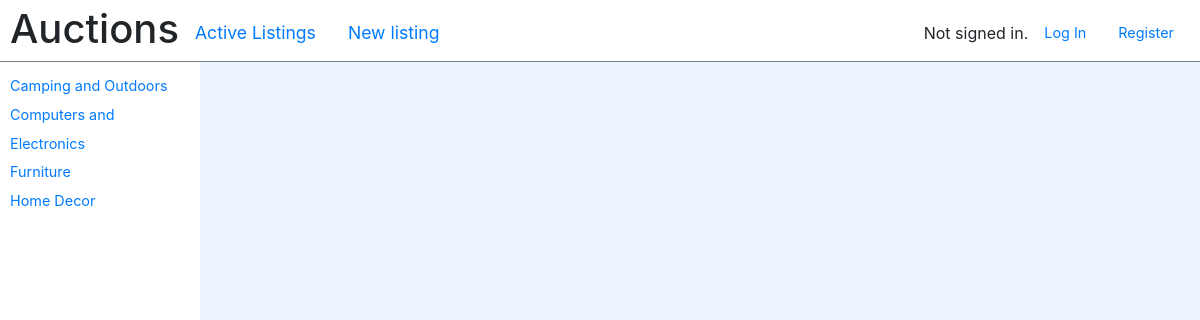
Page /?category_id=3 on the earlier database version.
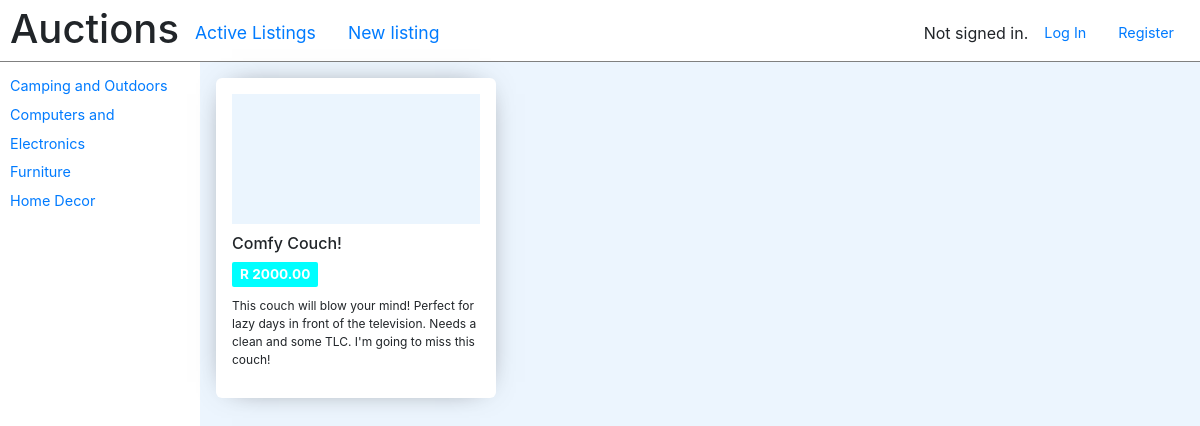
Same page on the later database version.
### auctions/models.py (models this page shows)
class Category(models.Model):
	value = models.CharField(max_length=128)

class Listing(models.Model):
	title = models.CharField(max_length=256)
	description = models.TextField(blank=True)
	starting_bid =  models.DecimalField(max_digits=10, decimal_places=2)
	owner = models.ForeignKey(User, on_delete=models.CASCADE, related_name="owner")
	active = models.BooleanField(default=True)
	winner = models.ForeignKey(User, null=True, on_delete=models.CASCADE, related_name="winner")
	image_url = models.CharField(max_length=1024, null=True)
	users = models.ManyToManyField(User, blank=True, related_name="watchlist_users")
	category = models.ForeignKey(Category, null=True, on_delete=models.CASCADE, related_name="listing_category")

### auctions/views.py (the view)
# urls.py: path("", views.index, name="index"),
def index(request):
    category_id = request.GET.get('category_id', '')
    if category_id:
        category = Category.objects.get(id=category_id)
        listings = category.listing_category.annotate(bid=Max("listing__value")).all()
        listings.category = category
    else:
        listings = Listing.objects.annotate(bid=Max("listing__value")).all()
        listing.category = None
    status = {}
    status['code'] = request.GET.get('code', '')
    status['msg'] = request.GET.get('msg', '')
    print(status)
    categories = Category.objects.all().order_by('value')
    return render(request, "auctions/index.html", {
        "active_listings": listings,
        "categories": categories,
        "status": status
    })

### auctions/templates/auctions/index.html (shortened to what this page needs)
{% extends "auctions/layout.html" %}
{% block body %}
    <section class="view view__listings">
        <nav class="categoryLinks debug">
            <ul class="nav sideNav">
                {% for category in categories %}
                <li><a href="{% url 'index' %}?category_id={{ category.id }}" >{{ category.value }}</a></li>
                {% endfor %}
            </ul>
        </nav>
        <div class="listings">
            {% for listing in active_listings %}
            <form action="{% url 'listing' listing.id %}">
                <div class="listings__card" onclick="javascript:this.parentNode.submit();">
                    {% if listing.image_url %}
                    <p class="img"><img src="{{ listing.image_url }}"/></p>
                    {% else %}
                    <p class="img__placeholder"></p>
                    {% endif %}
                    <h6>{{ listing.title }}</h5>
                    {% if listing.bid %}
                    <p class="pricetag">R {{ listing.bid }}</p>
                    {% else %}
                    <p class="pricetag">R {{ listing.starting_bid }}</p>
                    {% endif %}
            		<p class="p--tiny description">{{ listing.description }}</p>
                </div>
            </form>
            {% endfor %}
    </section>
{% endblock %}

### auctions/templates/auctions/layout.html (shortened to what this page needs)
{% load static %}
<!DOCTYPE html>
<html lang="en">
    <head>
        <link rel="stylesheet" href="https://stackpath.bootstrapcdn.com/bootstrap/4.4.1/css/bootstrap.min.css">
        <link href="{% static 'auctions/styles.css' %}" rel="stylesheet">
    </head>
    <body>
        <div class="topNav">
            <div class="topNav__left">
                <h1>Auctions</h1>
                <ul class="nav">
                    <li class="nav-item">
                        <a class="nav-link" href="{% url 'index' %}">Active Listings</a>
                    </li>
                    <li class="nav-item">
                        <a class="nav-link" href="{% url 'create_new' %}">New listing</a>
                    </li>
                </ul>
            </div>
            <div class="topNav__right">
                <div>
                    {% if user.is_authenticated %}
                        Signed in as <strong>{{ user.username }}</strong>.
                    {% else %}
                        Not signed in.
                    {% endif %}
                </div>
                <ul class="nav">
                    {% if user.is_authenticated %}
                        <li class="nav-item">
                            <a class="nav-link" href="{% url 'logout' %}">Log Out</a>
                        </li>
                    {% else %}
                        <li class="nav-item">
                            <a class="nav-link" href="{% url 'login' %}">Log In</a>
                        </li>
                        <li class="nav-item">
                            <a class="nav-link" href="{% url 'register' %}">Register</a>
                        </li>
                    {% endif %}
                </ul>
            </div>
        </div>
        {% block body %}
        {% endblock %}
    </body>
</html>

### auctions/static/auctions/styles.css (style rules this page uses)
.listings__card { box-shadow: 0px 0px 30px -16px rgba(0, 0, 0, 0.75); }
body { min-height: 100vh; max-width: 100vw; width: 100%; background-color: #ECF5FE; box-sizing: border-box; }
p { margin: 0px; }
.p--tiny { font-size: 12px; }
.topNav { padding: 0px 10px; padding-top: 5px; display: flex; justify-content: space-between; align-items: center; background-color: white; border-bottom: 1px solid grey; }
.topNav__left { display: flex; justify-content: flex-start; align-items: center; }
.topNav__left li { font-size: 110%; }
.topNav__right { display: flex; justify-content: flex-end; align-items: center; }
.topNav__right li { font-size: 90%; }
.sideNav { flex-direction: column; padding: 10px 10px; padding-right: 20px; background-color: white; height: 100%; min-height: 100vh; min-width: 200px; }
.sideNav li { line-height: 2; font-size: 90%; }
.view__listings { display: flex; justify-content: flex-start; }
.listings { display: inline-flex; width: 100%; padding: 1rem; }
.listings__card { width: 280px; height: 320px; margin-right: 1rem; background-color: white; border-radius: 6px; padding: 1rem; cursor: pointer; transform: scale(1); transition: all 0.1s; }
.listings__card .img__placeholder { margin-bottom: 10px; height: 130px; min-height: 50px; min-width: 50px; background-color: rgba(66, 155, 245, 0.1); }
.listings__card .pricetag { width: auto; margin-bottom: 10px; display: inline-block; background-color: cyan; border-radius: 2px; color: white; font-weight: 700; padding: 2px 8px; font-size: 0.85rem; }

Differences in the rows shown:
added Listing: title "Comfy Couch!", starting_bid "2000.00", description "This couch will blow your mind! Perfect for lazy days in front of the television. Needs a clean and some TLC. I'm going to miss this couch!"
